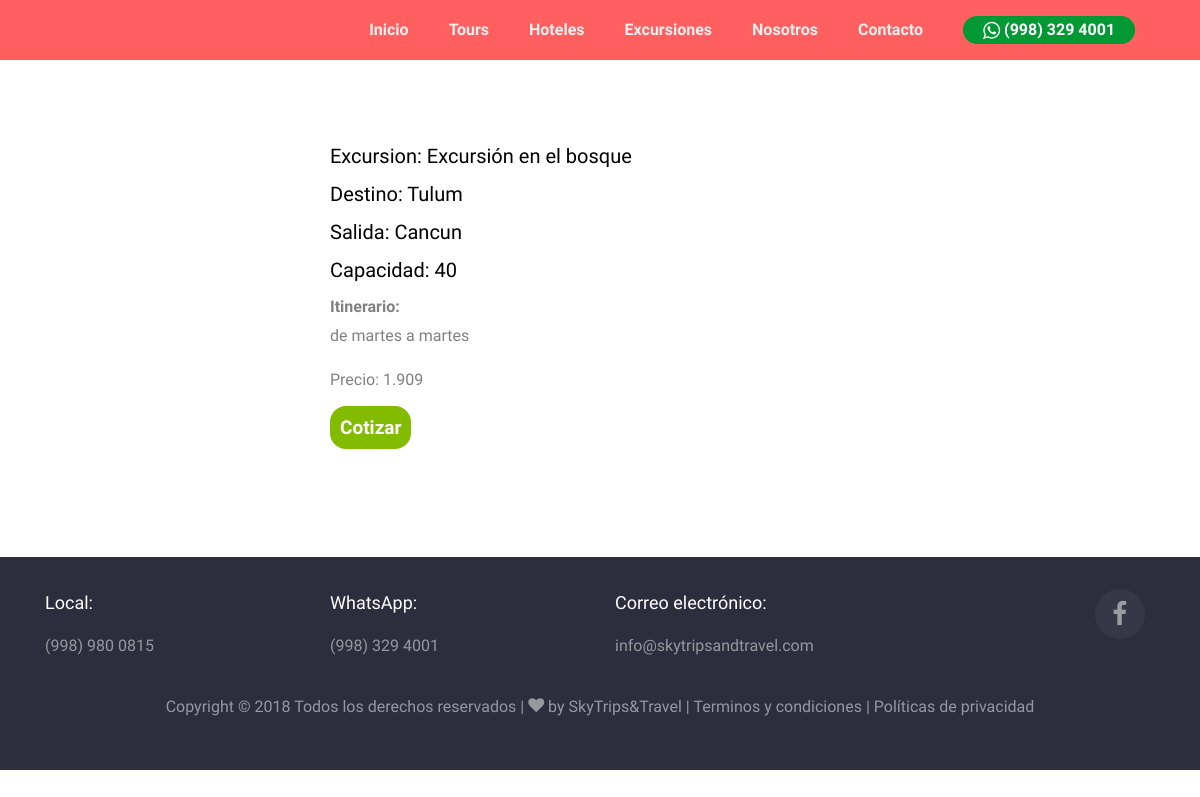
The page /excursiones/4 on the database as committed earlier.
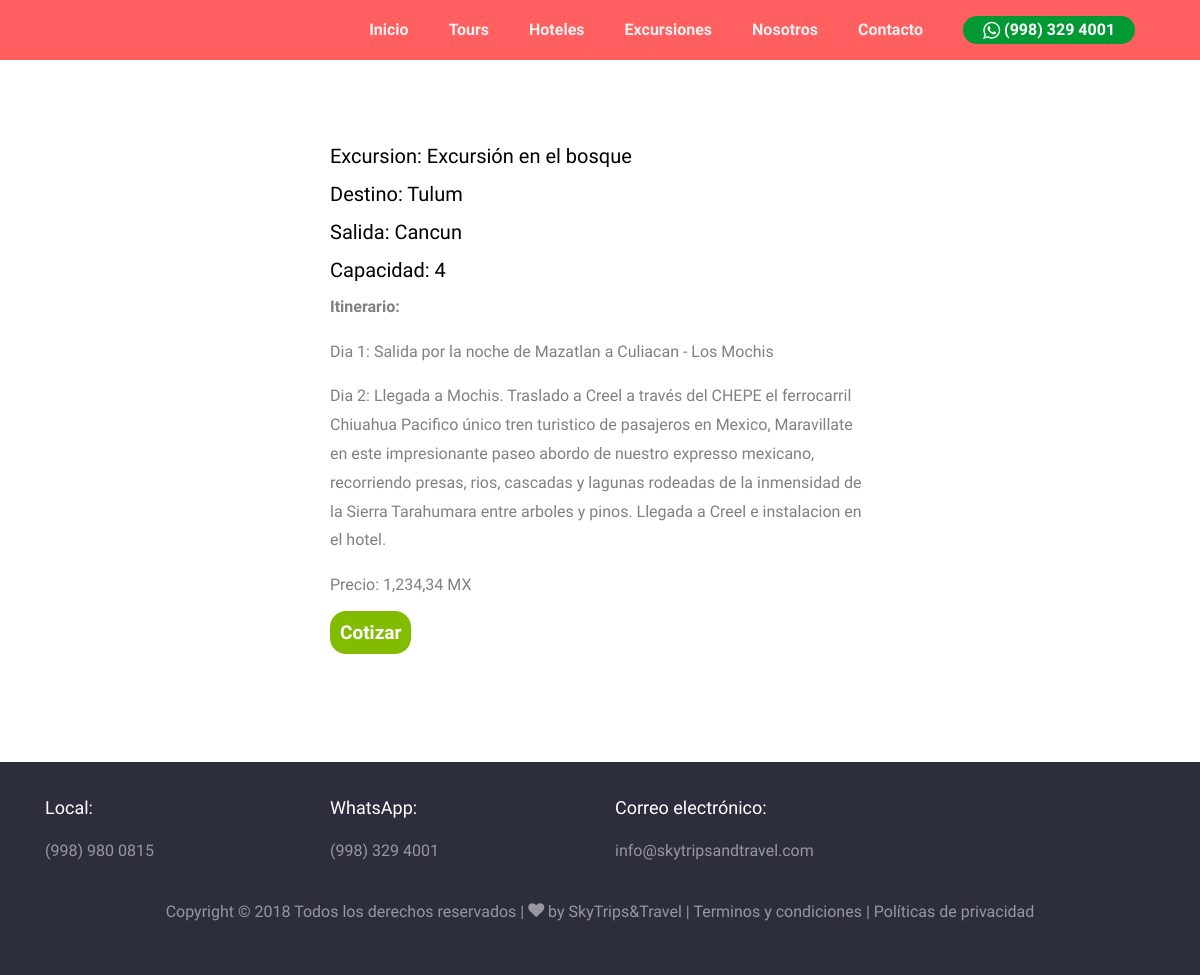
The same page on the database as committed later.
### excursiones/models.py (models this page shows, shortened)
class excursiones(models.Model):
    nombre_excursion = models.CharField(max_length=50)
    destino = models.CharField(max_length=50)
    salida = models.CharField(max_length=50)
    itinerario = RichTextField()
    capacidad_maxima = models.IntegerField()
    costo = models.CharField(max_length=50)
    imagen = models.ImageField(verbose_name="Imagen", upload_to="excursiones")
    recomendado = models.BooleanField(default=False)
    creacion = models.DateTimeField(auto_now_add=True, verbose_name="Fecha de creación")
    actualizacion = models.DateTimeField(auto_now=True, verbose_name="Fecha de actualizacion")
    class Meta:
        verbose_name = 'Excursiones'
        verbose_name_plural = 'Excursiones'
        ordering = ['-creacion']

### excursiones/views.py (the view)
# urls.py: path('excursiones/<int:pk>', excursiones_views.Excursiones_details, name="excursiones"),
def Excursiones_details(request, pk):
    property = excursiones.objects.get(pk=pk)
    image_list = property.images.all()
    return render(request, 'excursiones/serviciosdetails.html', {'excursion':property,'slider':image_list})

### excursiones/templates/excursiones/serviciosdetails.html (shortened to what this page needs)
{% extends 'core/base.html' %}
{% block  content %}
<section class="ftco-section">
  <div class="container">
    <div class="row">
      <div class="col-lg-12">
        <div class="row justify-content-center">
            <div class="col-md-6 col-lg-6 mb-6 ftco-animate">
              <br>
              <h5 class="heading">Excursion: {{excursion.nombre_excursion}}</h5>
              <h5>Destino: {{excursion.destino}}</h5>
              <h5>Salida: {{excursion.salida}}</h5>
              <h5>Capacidad: {{excursion.capacidad_maxima}}</h5>
              <span style="font-weight:bold;">Itinerario: </span><p>{{excursion.itinerario|safe}}</p>
              <p class="price">Precio: {{excursion.costo}}</p>
              <a href="http://bit.ly/2OmOBYh" target="_blank"><span class="bt-copmprar price" style="color:white!important;font-size:19px;">Cotizar</span></a>
            </div>
        </div>
    </div>
  </div>
</section>
{% endblock %}

Rows that differ between the two databases and show on the page:
changed excursiones "Excursión en el bosque": capacidad_maxima "40" → "4"; itinerario "de martes a martes" → "Dia 1: Salida por la noche de Mazatlan a Culiacan - Los Mochis Dia 2: Llegada a Mochis. Traslado a Creel a través del CHEPE el ferrocarril Chiuahua Pacifico único tren turistico de pasajeros en Mexico, Maravillate en este impresionante paseo abordo de nuestro expresso mexicano, recorriendo presas, rios, cascadas y lagunas rodeadas de la inmensidad de la Sierra Tarahumara entre arboles y pinos. Llegada a Creel e instalacion en el hotel."; costo "1.909" → "1,234,34 MX"
